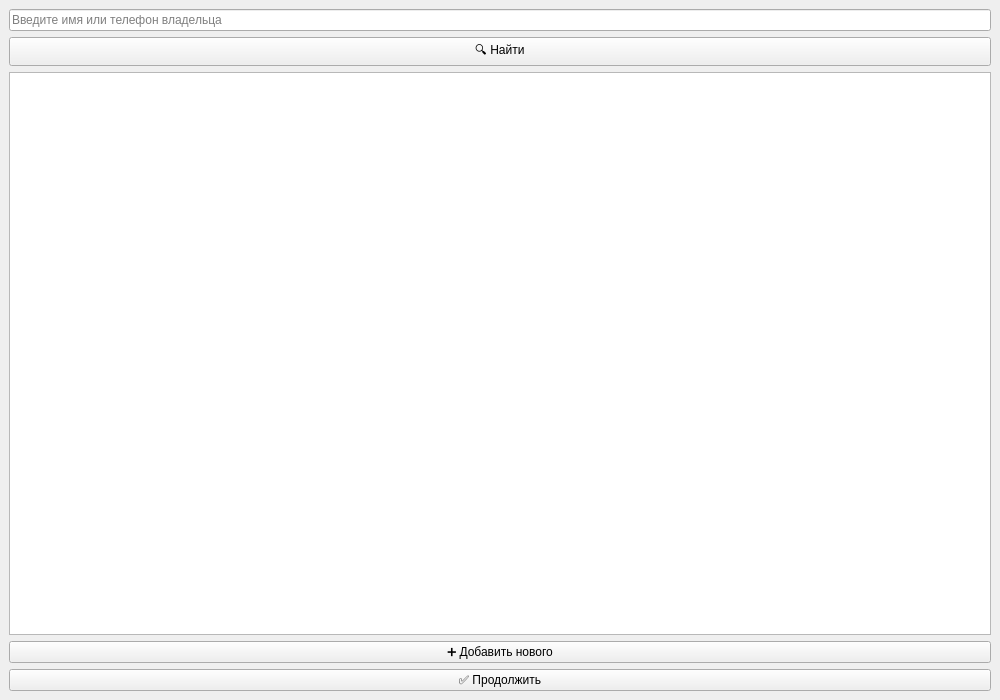
<?xml version="1.0" encoding="UTF-8"?>
<ui version="4.0">
 <class>OwnerSelect</class>
 <widget class="QMainWindow" name="OwnerSelect">
  <property name="geometry">
   <rect>
    <x>0</x>
    <y>0</y>
    <width>1000</width>
    <height>700</height>
   </rect>
  </property>
  <property name="windowTitle">
   <string>Выбор хозяйства</string>
  </property>
  <widget class="QWidget" name="centralwidget">
   <layout class="QVBoxLayout" name="verticalLayout">

    <item>
     <widget class="QLineEdit" name="input_search">
      <property name="placeholderText">
       <string>Введите имя или телефон владельца</string>
      </property>
     </widget>
    </item>

    <item>
     <widget class="QPushButton" name="btn_search">
      <property name="text">
       <string>🔍 Найти</string>
      </property>
     </widget>
    </item>

    <item>
     <widget class="QListWidget" name="list_owners"/>
    </item>

    <item>
     <widget class="QPushButton" name="btn_add_owner">
      <property name="text">
       <string>➕ Добавить нового</string>
      </property>
     </widget>
    </item>

    <item>
     <widget class="QPushButton" name="btn_continue">
      <property name="text">
       <string>✅ Продолжить</string>
      </property>
     </widget>
    </item>

   </layout>
  </widget>
  <resources/>
  <connections/>
 </widget>
</ui>
